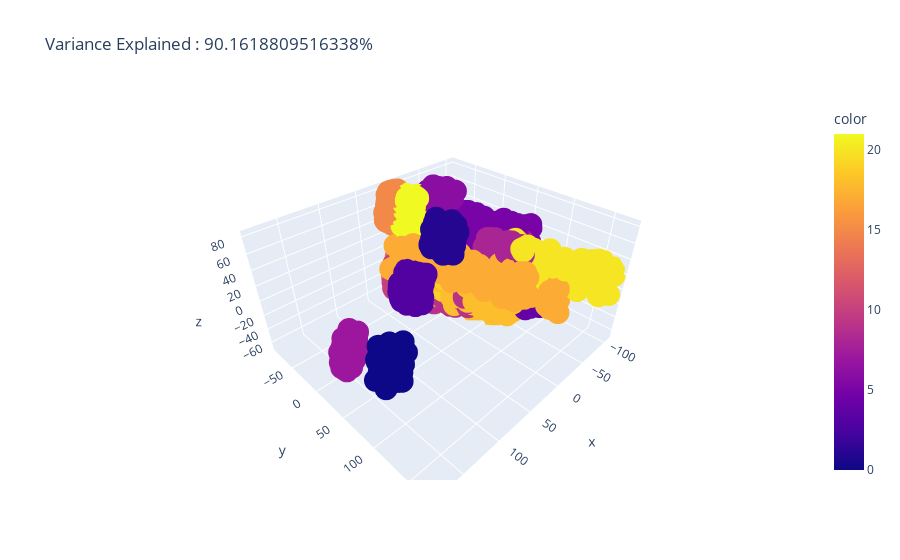

Notebook cell for this chart:
### Markdown cell above
Объяснение разницы:

### Code cell
pca3=PCA(n_components=3)
df_pca3=pca3.fit_transform(df.drop(['Label'],axis=1))
df_pca3=pd.DataFrame(df_pca3)
fig = px.scatter_3d(x=df_pca3[0],y=df_pca3[1],z=df_pca3[2],color=df['Label'],title=f"Variance Explained : {pca3.explained_variance_ratio_.sum() * 100}%")
fig.show()

### Figure 1 — Plotly figure (JSON) as saved in the notebook; plotly's stock layout.template omitted (floating-point values rounded to 4 significant figures; data arrays with more than 128 entries replaced by an {"elided": "..."} marker saying what was removed)
{"data": [{"hovertemplate": "x=%{x}<br>y=%{y}<br>z=%{z}<br>color=%{marker.color}<extra></extra>", "legendgroup": "", "marker": {"color": {"elided": "2200 int values"}, "coloraxis": "coloraxis", "symbol": "circle"}, "mode": "markers", "name": "", "scene": "scene", "showlegend": false, "type": "scatter3d", "x": {"elided": "2200 float values"}, "y": {"elided": "2200 float values"}, "z": {"elided": "2200 float values"}}], "layout": {"coloraxis": {"colorbar": {"title": {"text": "color"}}, "colorscale": [[0, "#0d0887"], [0.1111, "#46039f"], [0.2222, "#7201a8"], [0.3333, "#9c179e"], [0.4444, "#bd3786"], [0.5556, "#d8576b"], [0.6667, "#ed7953"], [0.7778, "#fb9f3a"], [0.8889, "#fdca26"], [1, "#f0f921"]]}, "legend": {"tracegroupgap": 0}, "scene": {"domain": {"x": [0, 1], "y": [0, 1]}, "xaxis": {"title": {"text": "x"}}, "yaxis": {"title": {"text": "y"}}, "zaxis": {"title": {"text": "z"}}}, "title": {"text": "Variance Explained : 90.1618809516338%"}}}
